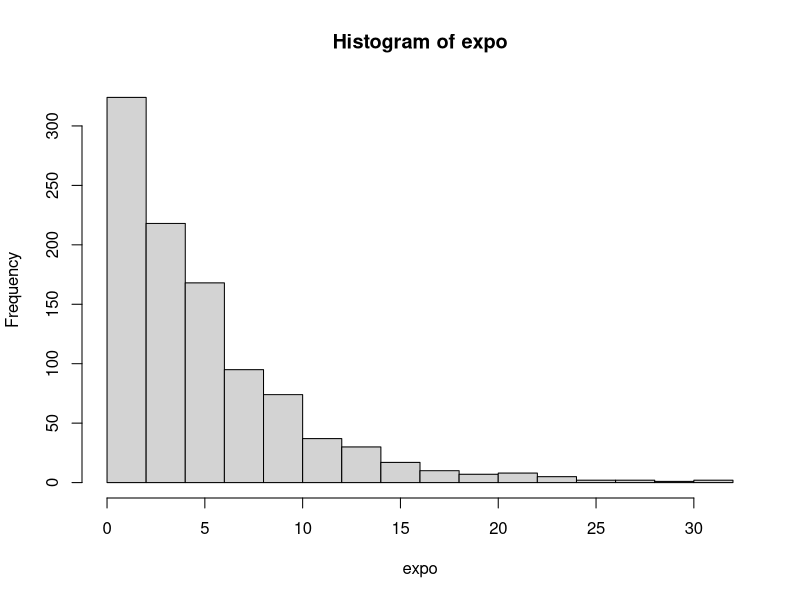
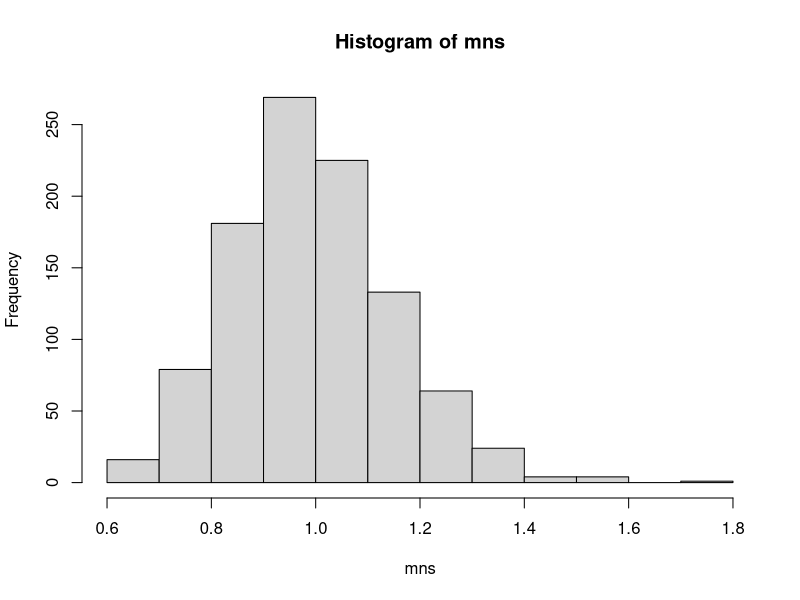

Here is the R script that generated these plots, in order:
## ---- chunk 1
expo <- rexp(1000, rate = 0.2)
hist(expo)

expo_mean <- mean(expo)
expo_var <- var(expo)
## ---- chunk 2
mns = NULL
for (i in 1 : 1000) mns = c(mns, mean(rexp(40)))
hist(mns)

avg_mean <- mean(mns)
avg_var <- var(mns)

